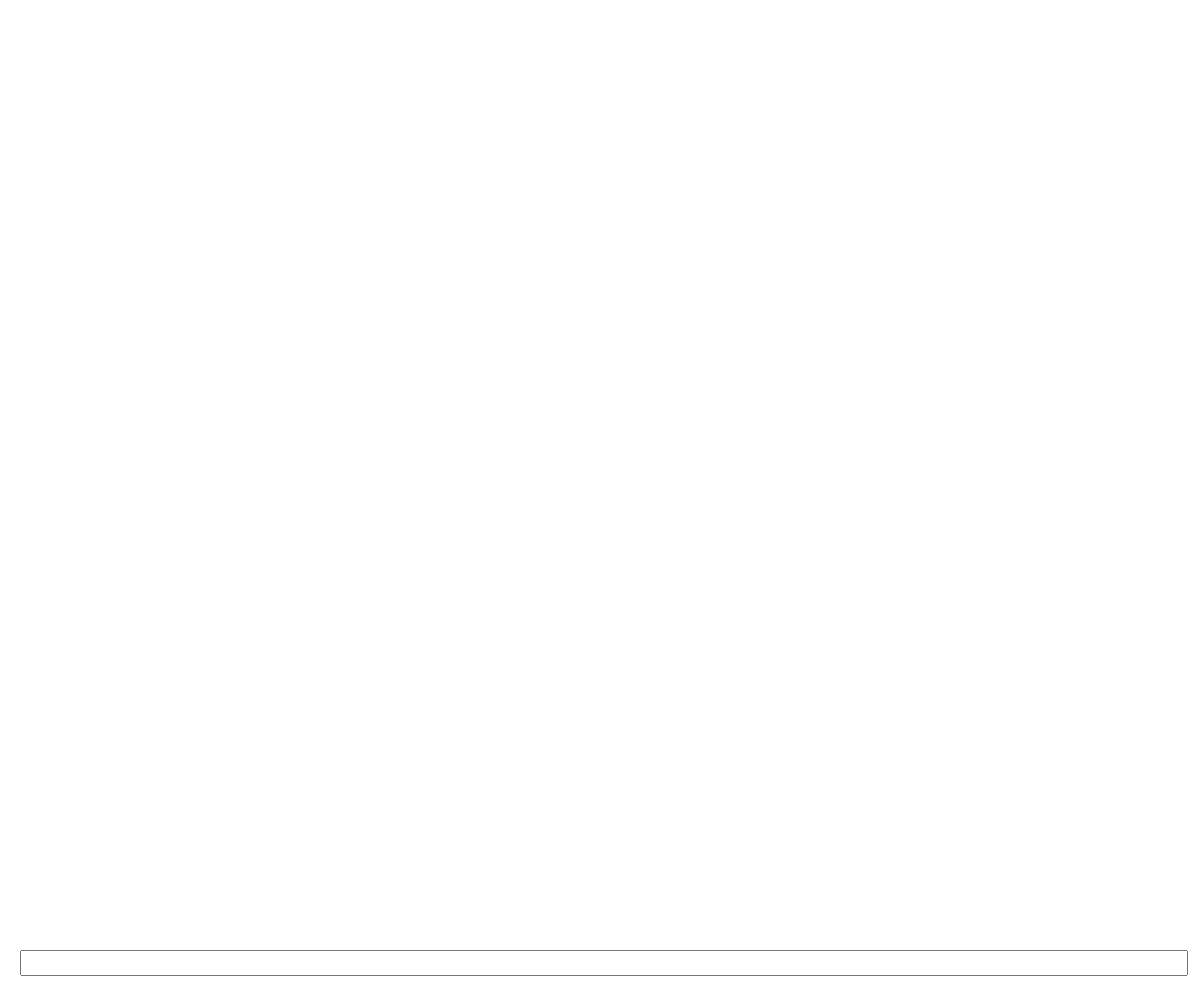
Frame 1 (no input)
Frame 60 (no input): identical to frame 1, image omitted
Frame 120 (the mouse pressed at the canvas centre since frame 60): identical to frame 1, image omitted

The p5.js sketch that drew this single still picture (run headless with seeded random() and noise() and a simulated clock; from frame 60 on, the mouse is pressed at the canvas centre):

// p5.js sketch
// ── sketch.js
let paragraphInput; // 전역 변수로 입력창 객체를 선언
let displayParagraph; // 전역 변수로 결과를 표시할 엘리먼트 객체를 선언

function setup() {
  createCanvas(windowWidth, windowHeight);

  // 입력창 생성
  paragraphInput = createInput();
  paragraphInput.size(windowWidth - 40, 20);
  paragraphInput.position(width / 2- paragraphInput.width / 2, height - 50);

  // 엔터 이벤트 리스너 등록
  paragraphInput.changed(handleInput);

  // 결과 표시 엘리먼트 생성
  displayParagraph = createElement('p', '');
  displayParagraph.position(100, 100);
  textAlign(CENTER);
  textSize(18);
}

function draw() {
  // 화면 갱신 코드 (생략)
}

function handleInput() {
  const inputText = paragraphInput.value();

  // 새로운 입력이 들어왔을 때 기존 결과 비움
  displayParagraph.html(inputText);

  // 입력창 초기화
  paragraphInput.value('');
}
